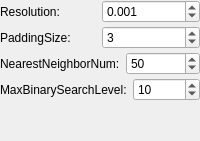
         <widget class="QWidget" name="GridProjection">
          <layout class="QVBoxLayout" name="verticalLayout_5">
           <property name="spacing">
            <number>3</number>
           </property>
           <property name="leftMargin">
            <number>0</number>
           </property>
           <property name="topMargin">
            <number>0</number>
           </property>
           <property name="rightMargin">
            <number>0</number>
           </property>
           <property name="bottomMargin">
            <number>0</number>
           </property>
           <item>
            <layout class="QHBoxLayout" name="horizontalLayout_8">
             <item>
              <widget class="QLabel" name="label_7">
               <property name="text">
                <string>Resolution: </string>
               </property>
              </widget>
             </item>
             <item>
              <widget class="QDoubleSpinBox" name="dspin_leaf_size">
               <property name="sizePolicy">
                <sizepolicy hsizetype="Ignored" vsizetype="Fixed">
                 <horstretch>0</horstretch>
                 <verstretch>0</verstretch>
                </sizepolicy>
               </property>
               <property name="maximumSize">
                <size>
                 <width>16777215</width>
                 <height>24</height>
                </size>
               </property>
               <property name="toolTip">
                <string>Set the size of the grid cell</string>
               </property>
               <property name="prefix">
                <string/>
               </property>
               <property name="decimals">
                <number>3</number>
               </property>
               <property name="maximum">
                <double>99999.000000000000000</double>
               </property>
               <property name="value">
                <double>0.001000000000000</double>
               </property>
              </widget>
             </item>
            </layout>
           </item>
           <item>
            <layout class="QHBoxLayout" name="horizontalLayout_11">
             <item>
              <widget class="QLabel" name="label_10">
               <property name="text">
                <string>PaddingSize: </string>
               </property>
              </widget>
             </item>
             <item>
              <widget class="QSpinBox" name="spin_padding_size">
               <property name="maximum">
                <number>99999</number>
               </property>
               <property name="value">
                <number>3</number>
               </property>
              </widget>
             </item>
            </layout>
           </item>
           <item>
            <layout class="QHBoxLayout" name="horizontalLayout_9">
             <item>
              <widget class="QLabel" name="label_8">
               <property name="text">
                <string>NearestNeighborNum: </string>
               </property>
              </widget>
             </item>
             <item>
              <widget class="QSpinBox" name="spin_k">
               <property name="sizePolicy">
                <sizepolicy hsizetype="Ignored" vsizetype="Fixed">
                 <horstretch>0</horstretch>
                 <verstretch>0</verstretch>
                </sizepolicy>
               </property>
               <property name="maximumSize">
                <size>
                 <width>16777215</width>
                 <height>24</height>
                </size>
               </property>
               <property name="toolTip">
                <string>&lt;html&gt;&lt;head/&gt;&lt;body&gt;&lt;p&gt;Set this only when using the k nearest neighbors search  instead of finding the point union&lt;/p&gt;&lt;/body&gt;&lt;/html&gt;</string>
               </property>
               <property name="prefix">
                <string/>
               </property>
               <property name="maximum">
                <number>99999</number>
               </property>
               <property name="value">
                <number>50</number>
               </property>
              </widget>
             </item>
            </layout>
           </item>
           <item>
            <layout class="QHBoxLayout" name="horizontalLayout_10">
             <item>
              <widget class="QLabel" name="label_9">
               <property name="text">
                <string>MaxBinarySearchLevel: </string>
               </property>
              </widget>
             </item>
             <item>
              <widget class="QSpinBox" name="spin_max_binary_search_level">
               <property name="sizePolicy">
                <sizepolicy hsizetype="Ignored" vsizetype="Fixed">
                 <horstretch>0</horstretch>
                 <verstretch>0</verstretch>
                </sizepolicy>
               </property>
               <property name="maximumSize">
                <size>
                 <width>16777215</width>
                 <height>24</height>
                </size>
               </property>
               <property name="toolTip">
                <string>&lt;html&gt;&lt;head/&gt;&lt;body&gt;&lt;p&gt;Binary search is used in projection. given a point x, we find another point which is 3*cell_size_ far away from x. Then we do a binary search between these two points to find where the projected point should be.&lt;/p&gt;&lt;/body&gt;&lt;/html&gt;</string>
               </property>
               <property name="prefix">
                <string/>
               </property>
               <property name="maximum">
                <number>99999</number>
               </property>
               <property name="value">
                <number>10</number>
               </property>
              </widget>
             </item>
            </layout>
           </item>
           <item>
            <spacer name="verticalSpacer_2">
             <property name="orientation">
              <enum>Qt::Vertical</enum>
             </property>
             <property name="sizeHint" stdset="0">
              <size>
               <width>20</width>
               <height>40</height>
              </size>
             </property>
            </spacer>
           </item>
          </layout>
         </widget>
